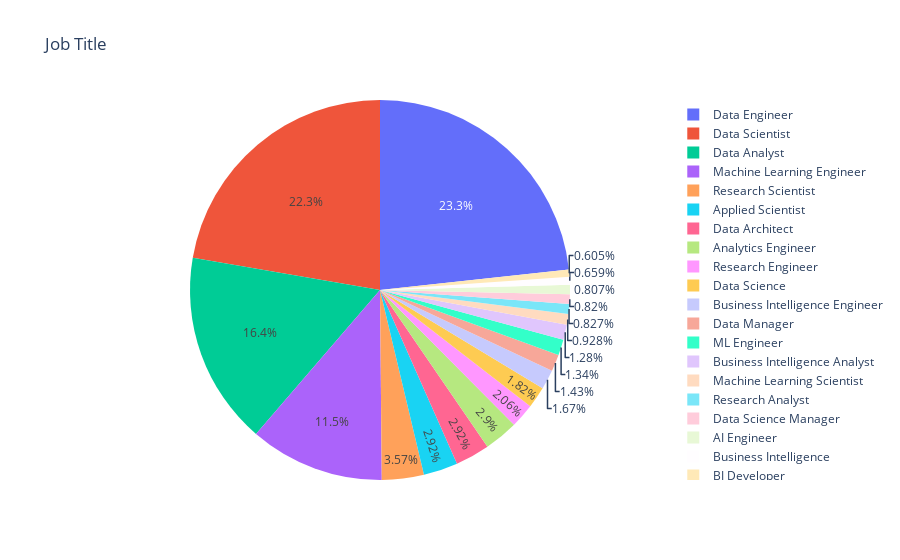

Write notebook code for a chart like this one.
### Code cell
title_j = df['job_title'].value_counts()[:20]
fig = pe.pie(title_j, names=title_j.index, values=title_j.values, title='Job Title')
fig.show()

### Figure 1 — Plotly figure (JSON) as saved in the notebook; plotly's stock layout.template omitted (floating-point values rounded to 4 significant figures)
{"data": [{"domain": {"x": [0, 1], "y": [0, 1]}, "hovertemplate": "job_title=%{label}<br>value=%{value}<extra></extra>", "labels": ["Data Engineer", "Data Scientist", "Data Analyst", "Machine Learning Engineer", "Research Scientist", "Applied Scientist", "Data Architect", "Analytics Engineer", "Research Engineer", "Data Science", "Business Intelligence Engineer", "Data Manager", "ML Engineer", "Business Intelligence Analyst", "Machine Learning Scientist", "Research Analyst", "Data Science Manager", "AI Engineer", "Business Intelligence", "BI Developer"], "legendgroup": "", "name": "", "showlegend": true, "type": "pie", "values": [3464, 3314, 2440, 1705, 531, 435, 435, 431, 306, 271, 248, 212, 200, 191, 138, 123, 122, 120, 98, 90]}], "layout": {"legend": {"tracegroupgap": 0}, "title": {"text": "Job Title"}}}
